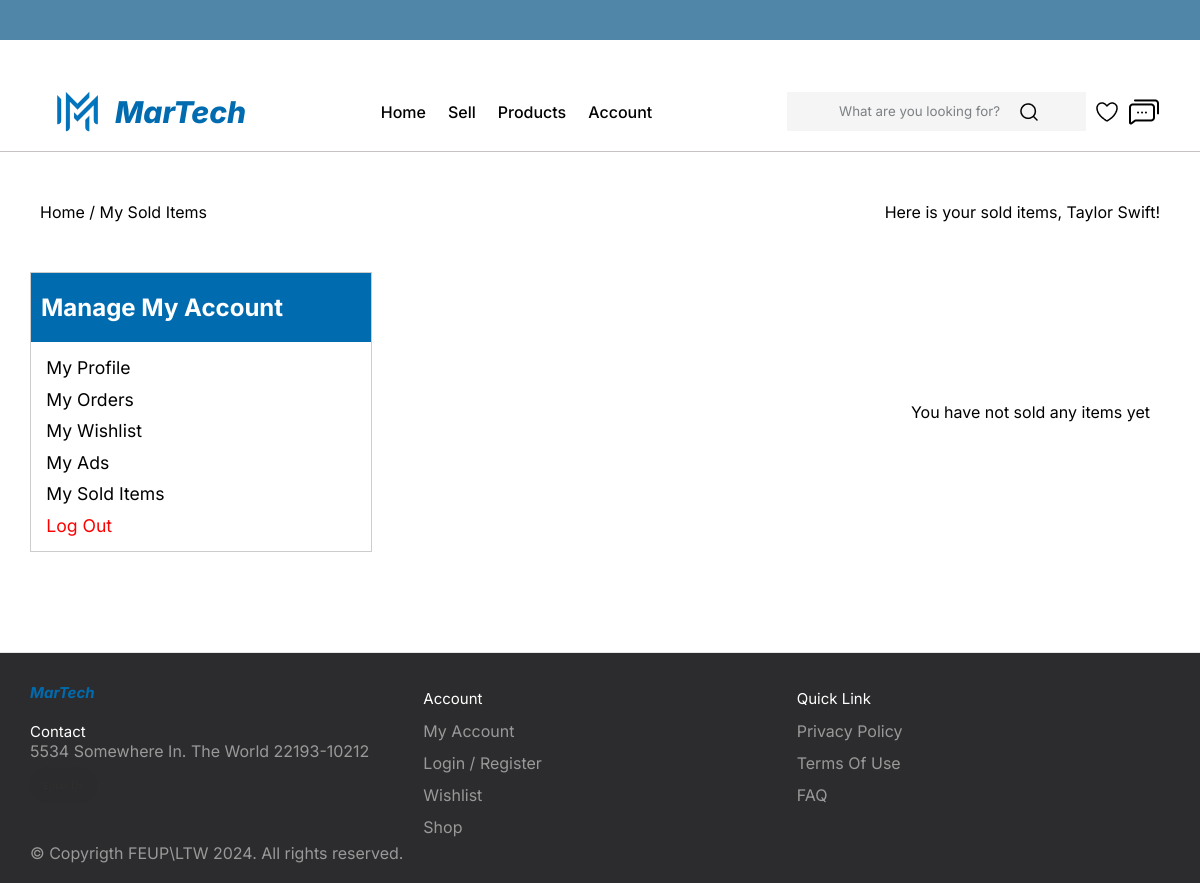
The app's page /pages/solditems.php (signed in), older data.
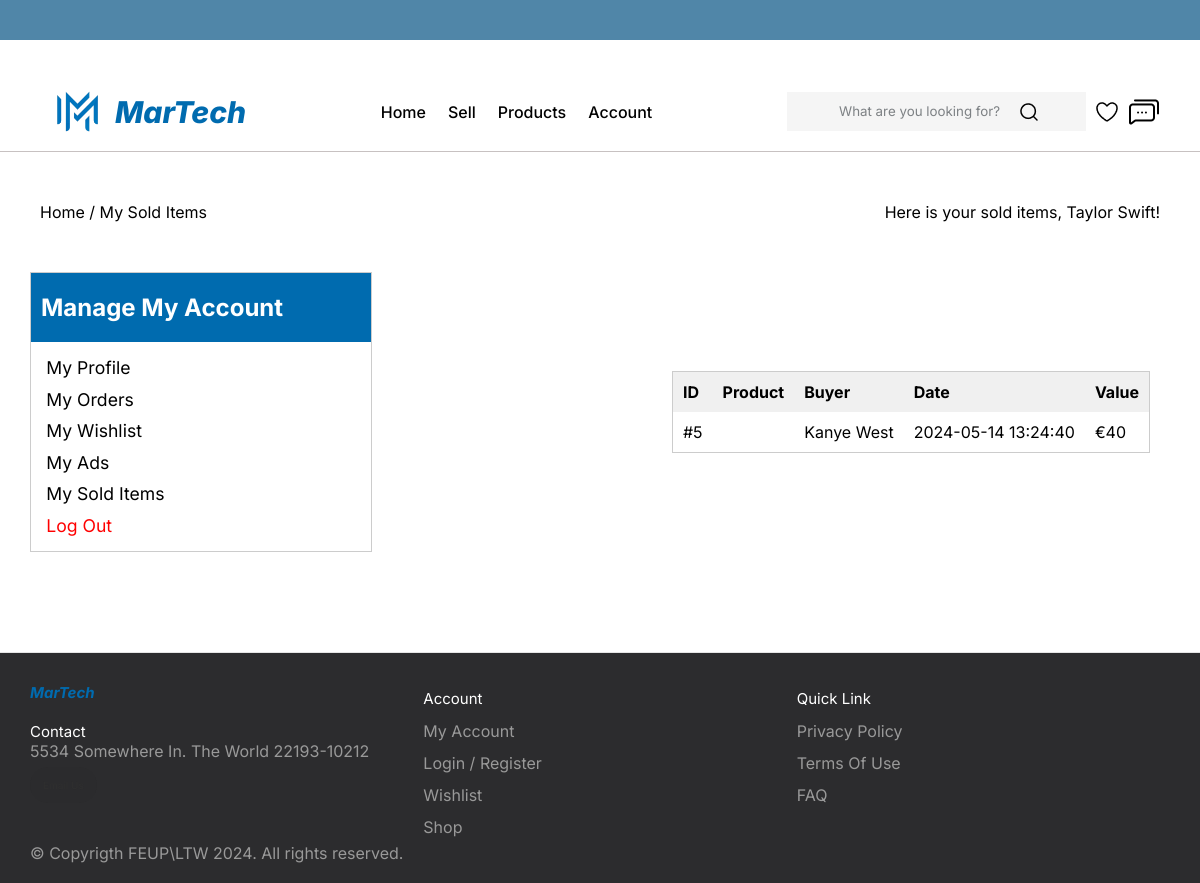
The same page, newer data.
### tables this page shows
CREATE TABLE ORDERS (
    id INT PRIMARY KEY NOT NULL,
    buyer_id INT NOT NULL,
    seller_id INT NOT NULL,
    item_id INT NOT NULL,
    amount DECIMAL(10, 2) NOT NULL,
    status TEXT NOT NULL,
    created_at TIMESTAMP DEFAULT CURRENT_TIMESTAMP,
    FOREIGN KEY (buyer_id) REFERENCES USERS(id),
    FOREIGN KEY (seller_id) REFERENCES USERS(id),
    FOREIGN KEY (item_id) REFERENCES ITEMS(id)
);

CREATE TABLE USERS(
id INT PRIMARY KEY NOT NULL,
name TEXT NOT NULL,
address TEXT,
phone TEXT NOT NULL UNIQUE,
email TEXT NOT NULL UNIQUE,
password TEXT NOT NULL
);

### templates/solditems_tpl.php (the view, shortened to what this page needs)
<?php
  function drawSoldItems() {
    $session = new Session();
    $db = getDatabaseConnection();
    $user_id = $session->getId();
    $query = 'SELECT * FROM Orders WHERE seller_id = ?';
    $stmt = $db->prepare($query);
    $stmt->execute(array($user_id));
    $orders = $stmt->fetchAll();
    ?>
    <section class="orders">
    <?php if(!$orders){
            echo '<p>You have not sold any items yet</p>';
            ?>
            </section>
            <?php
    }
    else {
        foreach ($orders as $order){
          $item_id = $order['item_id'];
          $query = 'SELECT * FROM Items WHERE id = ?';
          $stmt = $db->prepare($query);
          $stmt->execute(array($item_id));
          $item = $stmt->fetch();
          $item_name = $item['name'];
          $price = $order['amount'];
          $created_at = $order['created_at'];
          $buyer_id = $order['buyer_id'];
          $query = 'SELECT * FROM Users WHERE id = ?';
          $stmt = $db->prepare($query);
          $stmt->execute(array($buyer_id));
          $buyer = $stmt->fetch();
          $buyer_name = $buyer['name'];
    ?>
        <a href="../pages/shippingform.php" class="order_link">
        <table class="order_table">
          <tr>
              <th>ID</th>
              <th>Product</th>
              <th>Buyer</th>
              <th>Date</th>
              <th>Value</th>
          </tr>
          <tr>
              <td>#<?php echo $item_id;?></td>
              <td><?php echo $item_name;?></td>
              <td><?php echo $buyer_name;?></td>
              <td><?php echo $created_at;?></td>
              <td>€<?php echo $price;?></td>
          </tr>
        </table>
        </a>
    <?php
        }
        ?>
        </section>
        <?php
    }
}
?>

Row changes from the older to the newer data that the page shows:
added orders: item "5", buyer.name "Kanye West", created_at "2024-05-14 13:24:40", amount "40"
Text that changed along with them:
text no longer shown: "You have not sold any items yet"
